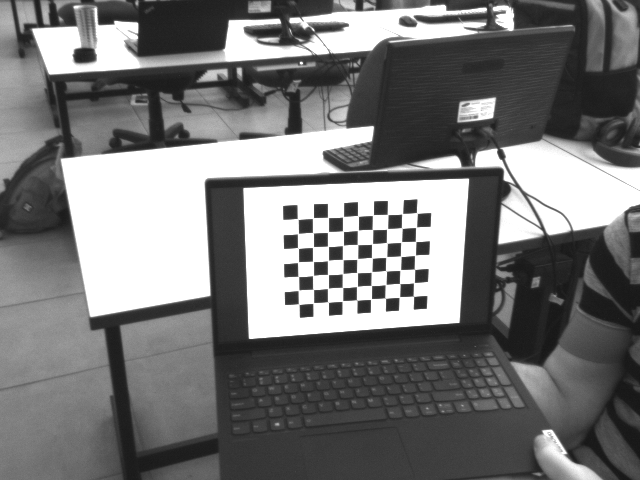
#> input picture src/snippets/disparity/left-0031.png, 640 x 480 px, found by its file name
$ python disparity.py
#> lines starting #> are read from the running program, lines starting #| are printed output that depends on the picture

import os
import numpy as np
import cv2 as cv
from matplotlib import pyplot as plt

directory = os.getcwd()

imgL = cv.imread(os.path.join(directory, "src/snippets/disparity", "left-0031.png"), cv.IMREAD_GRAYSCALE)
#> imgL is the input picture: shape (480, 640); min 22, max 255, mean 119.1
imgR = cv.imread(os.path.join(directory, "src/snippets/disparity", "right-0031.png"), cv.IMREAD_GRAYSCALE)
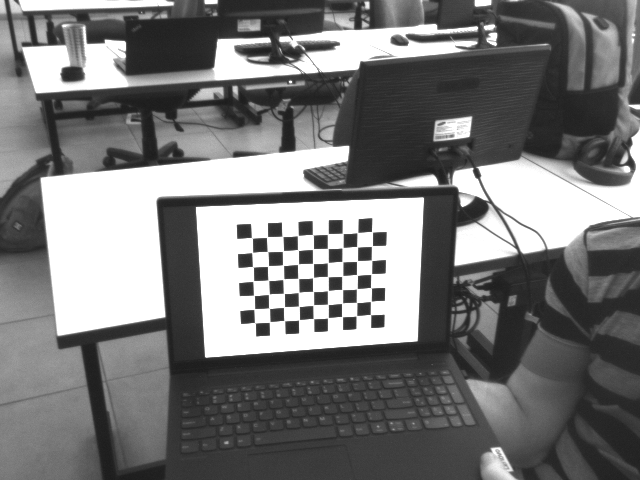
#> input picture src/snippets/disparity/right-0031.png, 640 x 480 px, found by its file name
#> imgR is the input picture: shape (480, 640); min 27, max 255, mean 119.6

plt.imshow(imgL,'gray')
plt.imshow(imgR,'gray')
plt.show()
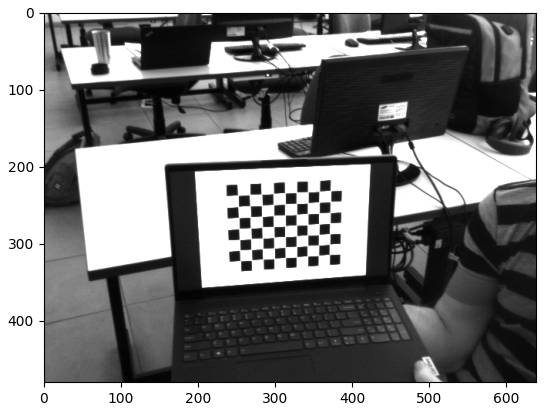
#> figure drawn by matplotlib, 1 panel

#> (the run stopped early here; a loop or call above may not have finished)
